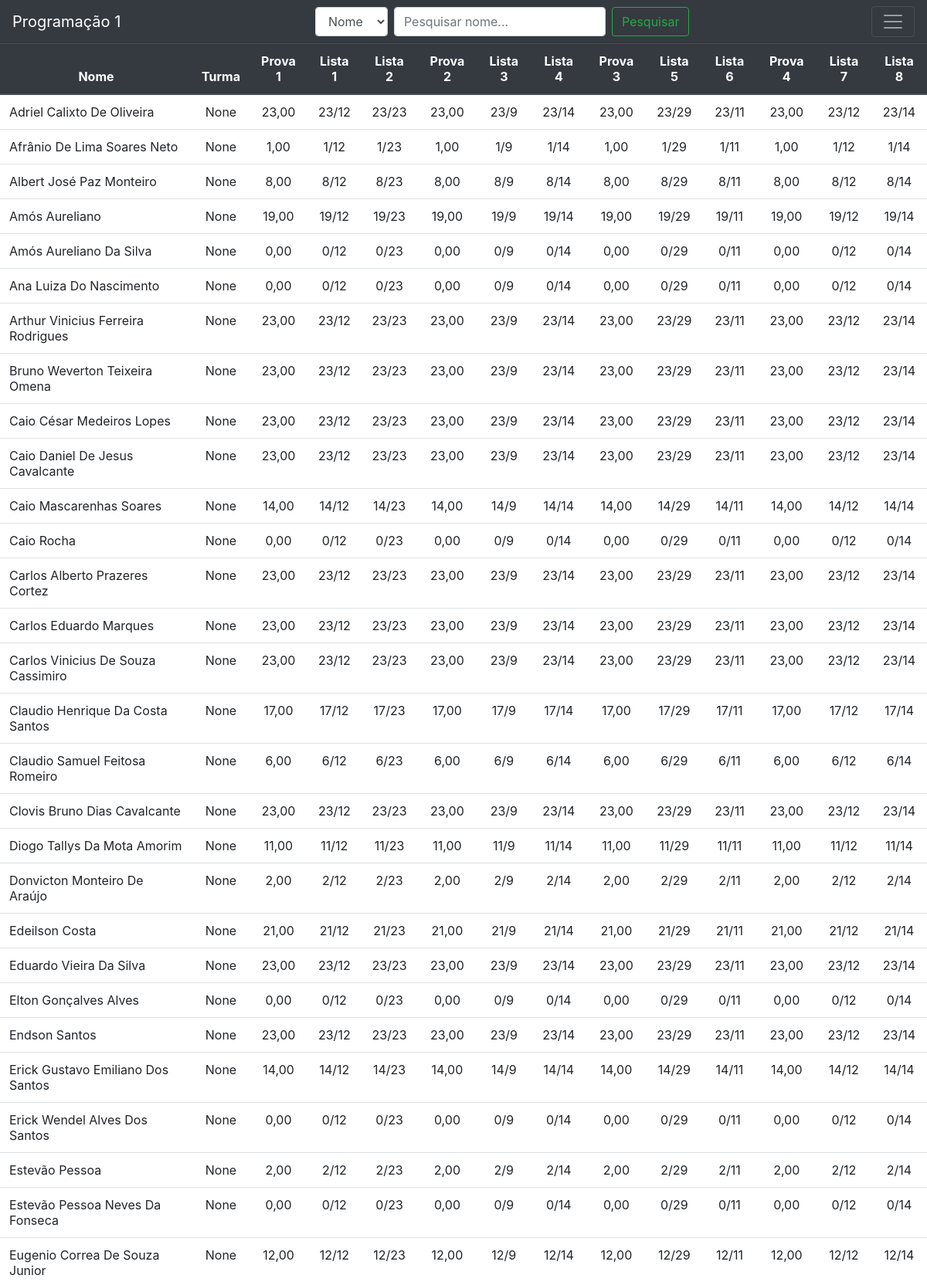
The page /resolution/ (upper part) on the database its author committed.
### nota/models.py (models this page shows, shortened)
class Aluno(models.Model):
    nome = models.CharField(max_length=100)
    turma = models.CharField(null=True, max_length=2)
    prova1 = models.DecimalField(default=0.0, max_digits=4, decimal_places=2)
    lista1 = models.DecimalField(default=0.0, max_digits=4, decimal_places=0)
    lista2 = models.DecimalField(default=0.0, max_digits=4, decimal_places=0)
    prova2 = models.DecimalField(default=0.0, max_digits=4, decimal_places=2)
    lista3 = models.DecimalField(default=0.0, max_digits=4, decimal_places=0)
    lista4 = models.DecimalField(default=0.0, max_digits=4, decimal_places=0)
    prova3 = models.DecimalField(default=0.0, max_digits=4, decimal_places=2)
    lista5 = models.DecimalField(default=0.0, max_digits=4, decimal_places=0)
    lista6 = models.DecimalField(default=0.0, max_digits=4, decimal_places=0)
    prova4 = models.DecimalField(default=0.0, max_digits=4, decimal_places=2)
    lista7 = models.DecimalField(default=0.0, max_digits=4, decimal_places=0)
    lista8 = models.DecimalField(default=0.0, max_digits=4, decimal_places=0)

### nota/views.py (the view)
# urls.py: path('resolution/', resolution, name='resolution'),
def resolution(request):
    print( lambda u: u.is_superuser )
    data = {}
    colunas = ('Nome', 'Turma', 'Prova 1',
    'Lista 1', 'Lista 2', 'Prova 2', 'Lista 3',
    'Lista 4', 'Prova 3', 'Lista 5', 'Lista 6',
    'Prova 4', 'Lista 7', 'Lista 8')
    lista = []
    for i in Aluno.objects.all():
        i.nome = i.nome.title()
        lista.append(i)
    alunos_ordenados = sorted(lista, key = lambda x: x.nome)
    data['alunos'] = alunos_ordenados
    data['colunas'] = colunas
    return render(request, 'nota/resolution.html', data)

### nota/templates/nota/resolution.html (shortened to what this page needs)
{% extends 'nota/index.html' %}
{% block content %}
<form action="{% url 'searchindividual' %}" method="POST" class="form-inline my-2 my-lg-0">
    <select id="select" onchange="trocarPesquisa(event)" class="form-control mr-sm-2" name="select">
      <option id="nome" class="selected" value="nome">Nome</option>
    </select>
    <input id="search-select" class="form-control mr-sm-2" type="search" placeholder="Pesquisar nome..." name="search" aria-label="Search">
    <button class="btn btn-outline-success my-2 my-sm-0" type="submit">Pesquisar</button>
</form>
<button class="navbar-toggler" type="button" data-toggle="collapse" data-target="#navbarText" aria-controls="navbarText" aria-expanded="false" aria-label="Toggle navigation">
    <span class="navbar-toggler-icon"></span>
  </button>
</nav>
<table class="table">
    <thead class="thead-dark">
        <tr>
            {% for coluna in colunas%}
            <th class="center" scope="col">{{coluna}}</th>
            {% endfor%}
      </tr>
    </thead>
    <tbody>
        {%for aluno in alunos%}
        <tr>
            <td>{{aluno.nome}}</td>
            <td class="center">{{aluno.turma}}</td>
            <td class="center">{{aluno.prova1}}</td>
            <td onmouseover="notaListaAB1(event)" class="tt center" data-bs-placement="bottom" title="">{{aluno.lista1}}/12</td>
            <td onmouseover="notaListaAB1(event)" class="tt center" data-bs-placement="bottom" title="">{{aluno.lista2}}/23</td>
            <td class="center">{{aluno.prova2}}</td>
            <td onmouseover="notaListaAB1(event)" class="tt center" data-bs-placement="bottom" title="">{{aluno.lista3}}/9</td>
            <td onmouseover="notaListaAB1(event)" class="tt center" data-bs-placement="bottom" title="">{{aluno.lista4}}/14</td>
            <td class="center">{{aluno.prova3}}</td>
            <td onmouseover="notaListaAB2(event)" class="tt center" data-bs-placement="bottom" title="">{{aluno.lista5}}/29</td>
            <td onmouseover="notaListaAB2(event)" class="tt center" data-bs-placement="bottom" title="">{{aluno.lista6}}/11</td>
            <td class="center">{{aluno.prova4}}</td>
            <td onmouseover="notaListaAB2(event)" class="tt center" data-bs-placement="bottom" title="">{{aluno.lista7}}/12</td>
            <td onmouseover="notaListaAB2(event)" class="tt center" data-bs-placement="bottom" title="">{{aluno.lista8}}/14</td>
        </tr>
        {% endfor %}
    </tbody>
  </table>
{% endblock %}

### static/css/tabelas.css (style rules this page uses)
thead > tr > th { position: sticky; top: -1; }
.center { text-align: center; }

### rows shown on the page
Aluno: nome "Adriel Calixto De Oliveira", turma "None", prova1 "23,00", lista1 "23", lista2 "23", prova2 "23,00", lista3 "23", lista4 "23", prova3 "23,00", lista5 "23", lista6 "23", prova4 "23,00", lista7 "23", lista8 "23"
Aluno: nome "Afrânio De Lima Soares Neto", turma "None", prova1 "1,00", lista1 "1", lista2 "1", prova2 "1,00", lista3 "1", lista4 "1", prova3 "1,00", lista5 "1", lista6 "1", prova4 "1,00", lista7 "1", lista8 "1"
Aluno: nome "Albert José Paz Monteiro", turma "None", prova1 "8,00", lista1 "8", lista2 "8", prova2 "8,00", lista3 "8", lista4 "8", prova3 "8,00", lista5 "8", lista6 "8", prova4 "8,00", lista7 "8", lista8 "8"
Aluno: nome "Amós Aureliano", turma "None", prova1 "19,00", lista1 "19", lista2 "19", prova2 "19,00", lista3 "19", lista4 "19", prova3 "19,00", lista5 "19", lista6 "19", prova4 "19,00", lista7 "19", lista8 "19"
Aluno: nome "Amós Aureliano Da Silva", turma "None", prova1 "0,00", lista1 "0", lista2 "0", prova2 "0,00", lista3 "0", lista4 "0", prova3 "0,00", lista5 "0", lista6 "0", prova4 "0,00", lista7 "0", lista8 "0"
Aluno: nome "Ana Luiza Do Nascimento", turma "None", prova1 "0,00", lista1 "0", lista2 "0", prova2 "0,00", lista3 "0", lista4 "0", prova3 "0,00", lista5 "0", lista6 "0", prova4 "0,00", lista7 "0", lista8 "0"
Aluno: nome "Arthur Vinicius Ferreira Rodrigues", turma "None", prova1 "23,00", lista1 "23", lista2 "23", prova2 "23,00", lista3 "23", lista4 "23", prova3 "23,00", lista5 "23", lista6 "23", prova4 "23,00", lista7 "23", lista8 "23"
Aluno: nome "Bruno Weverton Teixeira Omena", turma "None", prova1 "23,00", lista1 "23", lista2 "23", prova2 "23,00", lista3 "23", lista4 "23", prova3 "23,00", lista5 "23", lista6 "23", prova4 "23,00", lista7 "23", lista8 "23"
Aluno: nome "Caio César Medeiros Lopes", turma "None", prova1 "23,00", lista1 "23", lista2 "23", prova2 "23,00", lista3 "23", lista4 "23", prova3 "23,00", lista5 "23", lista6 "23", prova4 "23,00", lista7 "23", lista8 "23"
Aluno: nome "Caio Daniel De Jesus Cavalcante", turma "None", prova1 "23,00", lista1 "23", lista2 "23", prova2 "23,00", lista3 "23", lista4 "23", prova3 "23,00", lista5 "23", lista6 "23", prova4 "23,00", lista7 "23", lista8 "23"
Aluno: nome "Caio Mascarenhas Soares", turma "None", prova1 "14,00", lista1 "14", lista2 "14", prova2 "14,00", lista3 "14", lista4 "14", prova3 "14,00", lista5 "14", lista6 "14", prova4 "14,00", lista7 "14", lista8 "14"
Aluno: nome "Caio Rocha", turma "None", prova1 "0,00", lista1 "0", lista2 "0", prova2 "0,00", lista3 "0", lista4 "0", prova3 "0,00", lista5 "0", lista6 "0", prova4 "0,00", lista7 "0", lista8 "0"
Aluno: nome "Carlos Alberto Prazeres Cortez", turma "None", prova1 "23,00", lista1 "23", lista2 "23", prova2 "23,00", lista3 "23", lista4 "23", prova3 "23,00", lista5 "23", lista6 "23", prova4 "23,00", lista7 "23", lista8 "23"
Aluno: nome "Carlos Eduardo Marques", turma "None", prova1 "23,00", lista1 "23", lista2 "23", prova2 "23,00", lista3 "23", lista4 "23", prova3 "23,00", lista5 "23", lista6 "23", prova4 "23,00", lista7 "23", lista8 "23"
Aluno: nome "Carlos Vinicius De Souza Cassimiro", turma "None", prova1 "23,00", lista1 "23", lista2 "23", prova2 "23,00", lista3 "23", lista4 "23", prova3 "23,00", lista5 "23", lista6 "23", prova4 "23,00", lista7 "23", lista8 "23"
Aluno: nome "Claudio Henrique Da Costa Santos", turma "None", prova1 "17,00", lista1 "17", lista2 "17", prova2 "17,00", lista3 "17", lista4 "17", prova3 "17,00", lista5 "17", lista6 "17", prova4 "17,00", lista7 "17", lista8 "17"
Aluno: nome "Claudio Samuel Feitosa Romeiro", turma "None", prova1 "6,00", lista1 "6", lista2 "6", prova2 "6,00", lista3 "6", lista4 "6", prova3 "6,00", lista5 "6", lista6 "6", prova4 "6,00", lista7 "6", lista8 "6"
Aluno: nome "Clovis Bruno Dias Cavalcante", turma "None", prova1 "23,00", lista1 "23", lista2 "23", prova2 "23,00", lista3 "23", lista4 "23", prova3 "23,00", lista5 "23", lista6 "23", prova4 "23,00", lista7 "23", lista8 "23"
Aluno: nome "Diogo Tallys Da Mota Amorim", turma "None", prova1 "11,00", lista1 "11", lista2 "11", prova2 "11,00", lista3 "11", lista4 "11", prova3 "11,00", lista5 "11", lista6 "11", prova4 "11,00", lista7 "11", lista8 "11"
Aluno: nome "Donvicton Monteiro De Araújo", turma "None", prova1 "2,00", lista1 "2", lista2 "2", prova2 "2,00", lista3 "2", lista4 "2", prova3 "2,00", lista5 "2", lista6 "2", prova4 "2,00", lista7 "2", lista8 "2"
Aluno: nome "Edeilson Costa", turma "None", prova1 "21,00", lista1 "21", lista2 "21", prova2 "21,00", lista3 "21", lista4 "21", prova3 "21,00", lista5 "21", lista6 "21", prova4 "21,00", lista7 "21", lista8 "21"
Aluno: nome "Eduardo Vieira Da Silva", turma "None", prova1 "23,00", lista1 "23", lista2 "23", prova2 "23,00", lista3 "23", lista4 "23", prova3 "23,00", lista5 "23", lista6 "23", prova4 "23,00", lista7 "23", lista8 "23"
Aluno: nome "Elton Gonçalves Alves", turma "None", prova1 "0,00", lista1 "0", lista2 "0", prova2 "0,00", lista3 "0", lista4 "0", prova3 "0,00", lista5 "0", lista6 "0", prova4 "0,00", lista7 "0", lista8 "0"
Aluno: nome "Endson Santos", turma "None", prova1 "23,00", lista1 "23", lista2 "23", prova2 "23,00", lista3 "23", lista4 "23", prova3 "23,00", lista5 "23", lista6 "23", prova4 "23,00", lista7 "23", lista8 "23"
Aluno: nome "Erick Gustavo Emiliano Dos Santos", turma "None", prova1 "14,00", lista1 "14", lista2 "14", prova2 "14,00", lista3 "14", lista4 "14", prova3 "14,00", lista5 "14", lista6 "14", prova4 "14,00", lista7 "14", lista8 "14"
Aluno: nome "Erick Wendel Alves Dos Santos", turma "None", prova1 "0,00", lista1 "0", lista2 "0", prova2 "0,00", lista3 "0", lista4 "0", prova3 "0,00", lista5 "0", lista6 "0", prova4 "0,00", lista7 "0", lista8 "0"
Aluno: nome "Estevão Pessoa", turma "None", prova1 "2,00", lista1 "2", lista2 "2", prova2 "2,00", lista3 "2", lista4 "2", prova3 "2,00", lista5 "2", lista6 "2", prova4 "2,00", lista7 "2", lista8 "2"
Aluno: nome "Estevão Pessoa Neves Da Fonseca", turma "None", prova1 "0,00", lista1 "0", lista2 "0", prova2 "0,00", lista3 "0", lista4 "0", prova3 "0,00", lista5 "0", lista6 "0", prova4 "0,00", lista7 "0", lista8 "0"
Aluno: nome "Eugenio Correa De Souza Junior", turma "None", prova1 "12,00", lista1 "12", lista2 "12", prova2 "12,00", lista3 "12", lista4 "12", prova3 "12,00", lista5 "12", lista6 "12", prova4 "12,00", lista7 "12", lista8 "12"

### other values the page prints
{{ coluna }} "Nome" "Turma" "Prova 1" "Lista 1" "Lista 2" "Prova 2" "Lista 3" "Lista 4" "Prova 3" "Lista 5" "Lista 6" "Prova 4" "Lista 7" "Lista 8"
